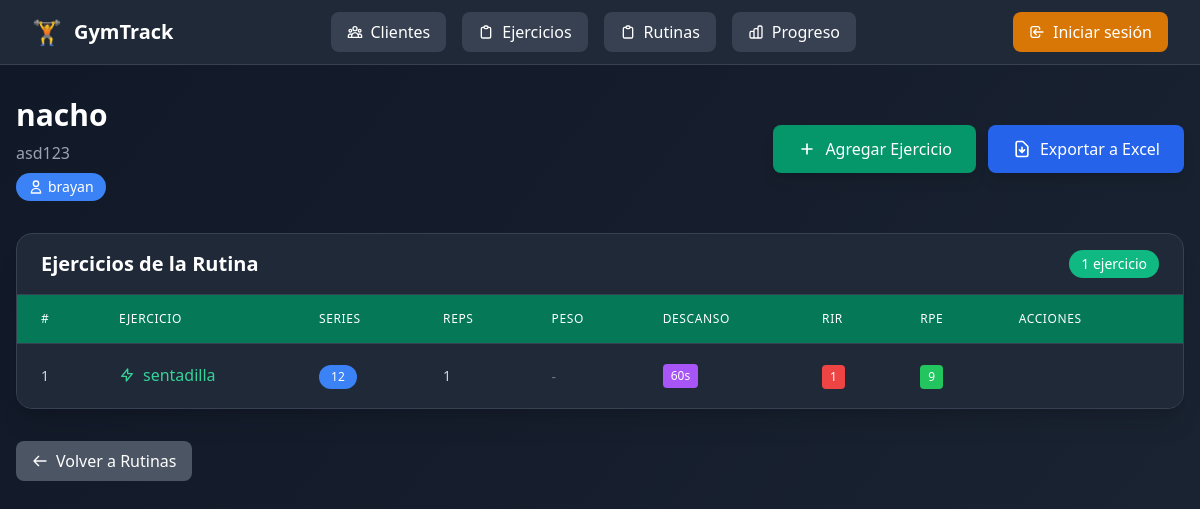
Page /rutinas/10/ on the committed database.
### rutinas/models.py (models this page shows, shortened)
class Rutina(models.Model):
    nombre = models.CharField(max_length=100)
    descripcion = models.TextField(blank=True)
    ejercicios = models.ManyToManyField(Ejercicio, related_name="rutinas")
    entrenador = models.ForeignKey(
        Usuario,
        on_delete=models.SET_NULL,
        null=True,
        blank=True,
        related_name="rutinas_creadas"
    )
    cliente = models.ForeignKey(
        Cliente,
        on_delete=models.CASCADE,
        null=True,
        blank=True,
        related_name="rutinas"
    )
    fecha_creacion = models.DateTimeField(auto_now_add=True)

class EntradaEjercicio(models.Model):
    rutina = models.ForeignKey(Rutina, on_delete=models.CASCADE, related_name="entradas")
    ejercicio = models.ForeignKey(Ejercicio, on_delete=models.CASCADE)
    series = models.PositiveIntegerField()
    repeticiones = models.PositiveIntegerField()
    peso_kg = models.FloatField(null=True, blank=True)
    descanso_segundos = models.PositiveIntegerField(default=60)
    rir = models.PositiveIntegerField(help_text="Repeticiones en reserva", default=1)
    rpe = models.PositiveIntegerField(help_text="Esfuerzo percibido (1-10)", default=9)
    notas = models.TextField(blank=True)

### clientes/models.py (models this page shows, shortened)
class Cliente(models.Model):
    usuario = models.OneToOneField(
        settings.AUTH_USER_MODEL,
        on_delete=models.CASCADE,
        related_name="perfil_cliente",
        null=True, blank=True
    )
    entrenadores = models.ManyToManyField(
        settings.AUTH_USER_MODEL,
        related_name="clientes",
        blank=True
    )
    nombre = models.CharField(max_length=100)
    edad = models.PositiveIntegerField(null=True, blank=True)
    altura_cm = models.PositiveIntegerField(null=True, blank=True)
    peso_kg = models.FloatField(null=True, blank=True)
    lesiones = models.TextField(blank=True, help_text="Anotar lesiones o complicaciones")

### ejercicios/models.py (models this page shows, shortened)
class Ejercicio(models.Model):
    VISIBILIDAD_OPCIONES = [
        ('privado', 'Privado'),
        ('global', 'Global'),
    ]
    nombre = models.CharField(max_length=100)
    descripcion = models.TextField()
    grupo_muscular = models.CharField(max_length=100)
    variante = models.CharField(max_length=100, blank=True)
    usuario = models.ForeignKey(settings.AUTH_USER_MODEL, on_delete=models.CASCADE, related_name="ejercicios")
    visibilidad = models.CharField(
        max_length=10,
        choices=VISIBILIDAD_OPCIONES,
        default='privado'  # 👈 por defecto será solo visible para su creador
    )

### rutinas/views.py (the view)
# urls.py: path("<int:pk>/", RutinaDetalleView.as_view(), name="detalle"),
class RutinaDetalleView(DetailView):
    model = Rutina
    template_name = "rutinas/detalle.html"
    context_object_name = "rutina"

### rutinas/templates/rutinas/detalle.html (shortened to what this page needs)
{% extends "base.html" %}
{% block content %}
<div class="min-h-screen bg-gradient-to-br from-gray-900 to-gray-800 py-8 px-4">
  <div class="max-w-7xl mx-auto">
    <div class="flex flex-col sm:flex-row justify-between items-start sm:items-center mb-8 gap-4">
      <div>
        <h1 class="text-3xl font-bold text-white mb-2">{{ rutina.nombre }}</h1>
        <p class="text-gray-400">{{ rutina.descripcion|default:"Sin descripción" }}</p>
        {% if rutina.cliente %}
        <div class="flex items-center mt-2">
          <span class="inline-flex items-center px-3 py-1 rounded-full text-sm font-medium bg-blue-500 text-white">
            <svg class="w-4 h-4 mr-1" fill="none" stroke="currentColor" viewBox="0 0 24 24">
              <path stroke-linecap="round" stroke-linejoin="round" stroke-width="2" d="M16 7a4 4 0 11-8 0 4 4 0 018 0zM12 14a7 7 0 00-7 7h14a7 7 0 00-7-7z"></path>
            </svg>
            {{ rutina.cliente.nombre }}
          </span>
        </div>
        {% endif %}
      </div>
      <div class="flex flex-wrap gap-3">
        <a href="{% url 'rutinas:entrada_crear' rutina.id %}"
           class="inline-flex items-center px-6 py-3 bg-emerald-600 hover:bg-emerald-500 text-white font-medium rounded-lg transition-colors shadow-lg">
          <svg class="w-5 h-5 mr-2" fill="none" stroke="currentColor" viewBox="0 0 24 24">
            <path stroke-linecap="round" stroke-linejoin="round" stroke-width="2" d="M12 6v6m0 0v6m0-6h6m-6 0H6"></path>
          </svg>
          Agregar Ejercicio
        </a>
        <a href="{% url 'exportaciones:rutina_excel' rutina.id %}"
           class="inline-flex items-center px-6 py-3 bg-blue-600 hover:bg-blue-500 text-white font-medium rounded-lg transition-colors shadow-lg">
          <svg class="w-5 h-5 mr-2" fill="none" stroke="currentColor" viewBox="0 0 24 24">
            <path stroke-linecap="round" stroke-linejoin="round" stroke-width="2" d="M12 10v6m0 0l-3-3m3 3l3-3m2 8H7a2 2 0 01-2-2V5a2 2 0 012-2h5.586a1 1 0 01.707.293l5.414 5.414a1 1 0 01.293.707V19a2 2 0 01-2 2z"></path>
          </svg>
          Exportar a Excel
        </a>
      </div>
    </div>
    {% if rutina.entradas.all %}
    <div class="bg-gray-800 rounded-2xl shadow-xl border border-gray-700 overflow-hidden mb-8">
      <div class="px-6 py-4 border-b border-gray-700">
        <div class="flex flex-col sm:flex-row justify-between items-start sm:items-center">
          <h2 class="text-xl font-bold text-white">Ejercicios de la Rutina</h2>
          <span class="inline-flex items-center px-3 py-1 rounded-full text-sm font-medium bg-emerald-500 text-white mt-2 sm:mt-0">
            {{ rutina.entradas.all.count }} ejercicio{{ rutina.entradas.all.count|pluralize }}
          </span>
        </div>
      </div>
      <div class="overflow-x-auto">
        <table class="min-w-full divide-y divide-gray-700">
          <thead class="bg-emerald-700">
            <tr>
              <th class="px-6 py-4 text-left text-xs font-medium text-white uppercase tracking-wider">#</th>
              <th class="px-6 py-4 text-left text-xs font-medium text-white uppercase tracking-wider">Ejercicio</th>
              <th class="px-6 py-4 text-left text-xs font-medium text-white uppercase tracking-wider">Series</th>
              <th class="px-6 py-4 text-left text-xs font-medium text-white uppercase tracking-wider">Reps</th>
              <th class="px-6 py-4 text-left text-xs font-medium text-white uppercase tracking-wider">Peso</th>
              <th class="px-6 py-4 text-left text-xs font-medium text-white uppercase tracking-wider">Descanso</th>
              <th class="px-6 py-4 text-left text-xs font-medium text-white uppercase tracking-wider">RIR</th>
              <th class="px-6 py-4 text-left text-xs font-medium text-white uppercase tracking-wider">RPE</th>
              <th class="px-6 py-4 text-left text-xs font-medium text-white uppercase tracking-wider">Acciones</th>
            </tr>
          </thead>
          <tbody class="bg-gray-800 divide-y divide-gray-700">
            {% for entrada in rutina.entradas.all %}
            <tr class="hover:bg-gray-750 transition-colors group">
              <td class="px-6 py-4 whitespace-nowrap text-sm font-medium text-gray-300">
                {{ forloop.counter }}
              </td>
              <td class="px-6 py-4 whitespace-nowrap">
                <a href="{% url 'progreso:registrar' rutina.cliente.id entrada.ejercicio.id %}"
                   class="inline-flex items-center text-emerald-400 hover:text-emerald-300 font-medium transition-colors">
                  <svg class="w-4 h-4 mr-2" fill="none" stroke="currentColor" viewBox="0 0 24 24">
                    <path stroke-linecap="round" stroke-linejoin="round" stroke-width="2" d="M13 10V3L4 14h7v7l9-11h-7z"></path>
                  </svg>
                  {{ entrada.ejercicio.nombre }}
                </a>
              </td>
              <td class="px-6 py-4 whitespace-nowrap">
                <span class="inline-flex items-center px-3 py-1 rounded-full text-xs font-medium bg-blue-500 text-white">
                  {{ entrada.series|default:"-" }}
                </span>
              </td>
              <td class="px-6 py-4 whitespace-nowrap text-sm text-gray-300">
                {{ entrada.repeticiones|default:"-" }}
              </td>
              <td class="px-6 py-4 whitespace-nowrap">
                {% if entrada.peso_kg %}
                <span class="inline-flex items-center px-2 py-1 rounded text-xs font-medium bg-orange-500 text-white">
                  {{ entrada.peso_kg }} kg
                </span>
                {% else %}
                <span class="text-sm text-gray-500">-</span>
                {% endif %}
              </td>
              <td class="px-6 py-4 whitespace-nowrap text-sm text-gray-300">
                {% if entrada.descanso_segundos %}
                <span class="inline-flex items-center px-2 py-1 rounded text-xs font-medium bg-purple-500 text-white">
                  {{ entrada.descanso_segundos }}s
                </span>
                {% else %}
                <span class="text-sm text-gray-500">-</span>
                {% endif %}
              </td>
              <td class="px-6 py-4 whitespace-nowrap">
                {% if entrada.rir %}
                <span class="inline-flex items-center px-2 py-1 rounded text-xs font-medium bg-red-500 text-white">
                  {{ entrada.rir }}
                </span>
                {% else %}
                <span class="text-sm text-gray-500">-</span>
                {% endif %}
              </td>
              <td class="px-6 py-4 whitespace-nowrap">
                {% if entrada.rpe %}
                <span class="inline-flex items-center px-2 py-1 rounded text-xs font-medium bg-green-500 text-white">
                  {{ entrada.rpe }}
                </span>
                {% else %}
                <span class="text-sm text-gray-500">-</span>
                {% endif %}
              </td>
              <td class="px-6 py-4 whitespace-nowrap">
              </td>
            </tr>
            {% endfor %}
          </tbody>
        </table>
      </div>
    </div>
    {% endif %}
    <div class="flex justify-start">
      <a href="{% url 'rutinas:lista' %}"
         class="inline-flex items-center px-4 py-2 bg-gray-600 hover:bg-gray-500 text-white font-medium rounded-lg transition-colors">
        <svg class="w-4 h-4 mr-2" fill="none" stroke="currentColor" viewBox="0 0 24 24">
          <path stroke-linecap="round" stroke-linejoin="round" stroke-width="2" d="M10 19l-7-7m0 0l7-7m-7 7h18"></path>
        </svg>
        Volver a Rutinas
      </a>
    </div>
  </div>
</div>
{% endblock %}

### rows in the picture
Rutina: nombre "nacho", descripcion "asd123", cliente.nombre "brayan", entradas.all.count "1"
EntradaEjercicio: ejercicio.nombre "sentadilla", series "12", repeticiones "1", descanso_segundos "60", rir "1", rpe "9"
